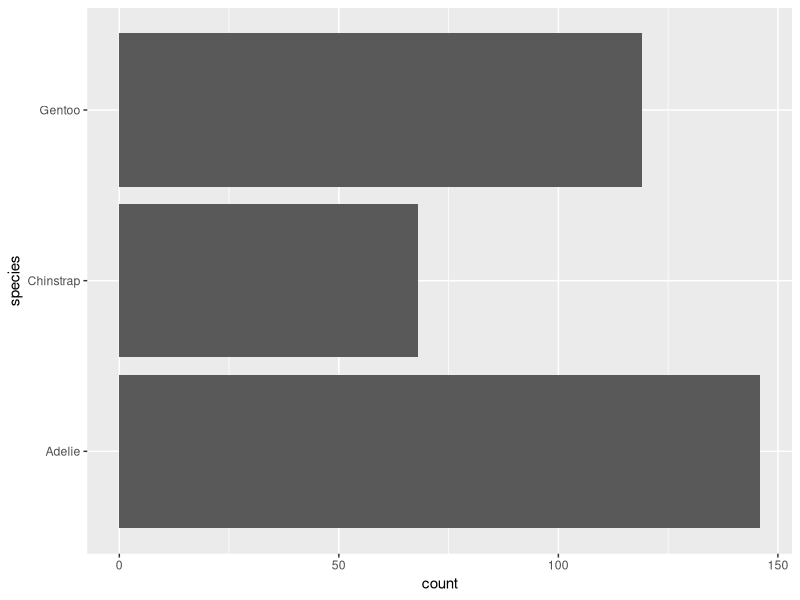
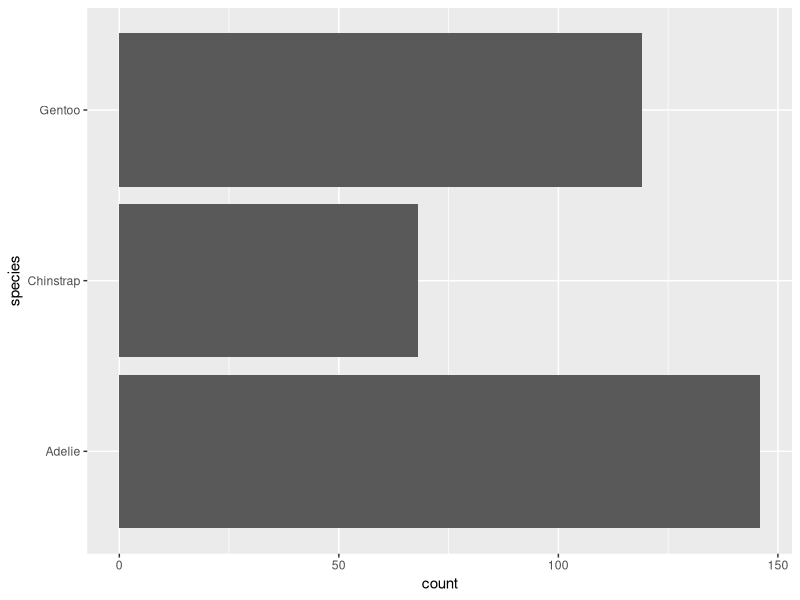
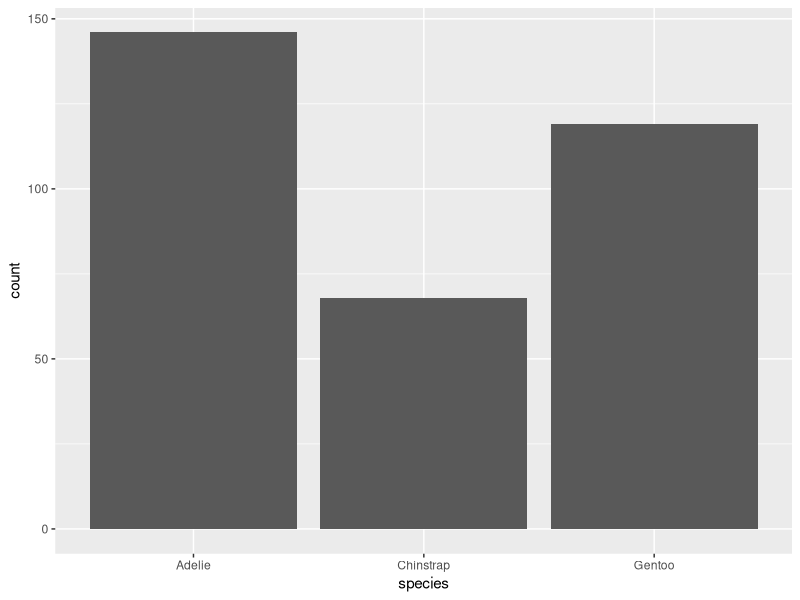
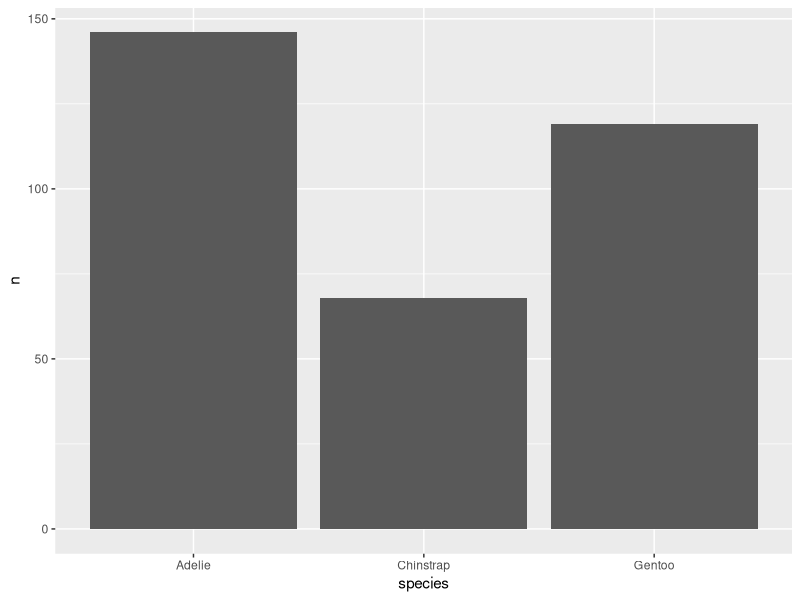
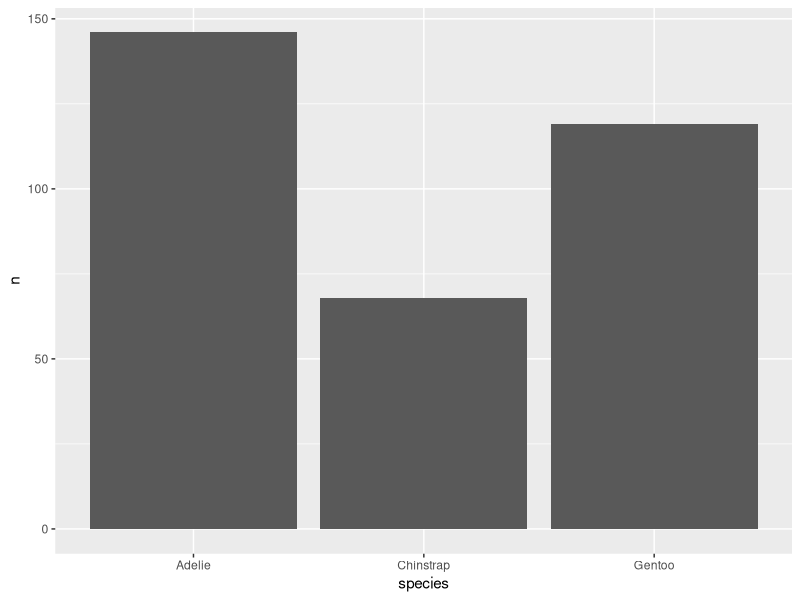
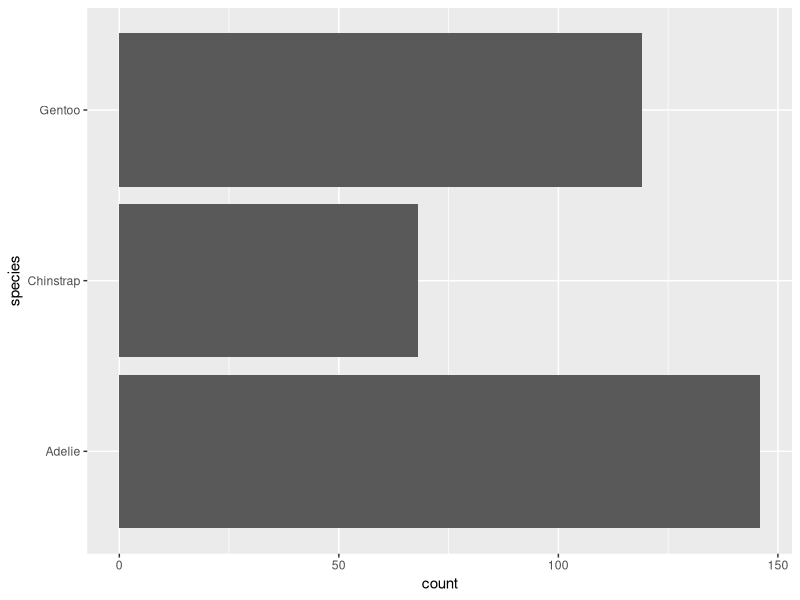
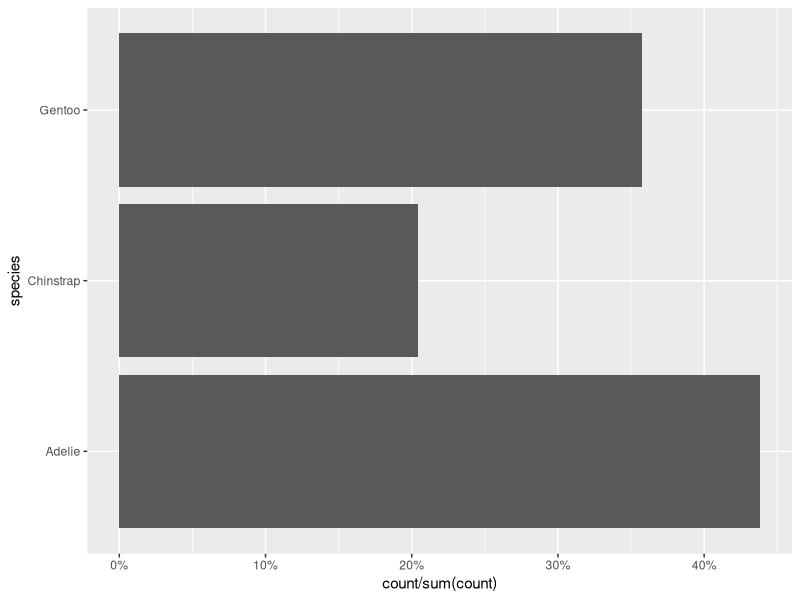
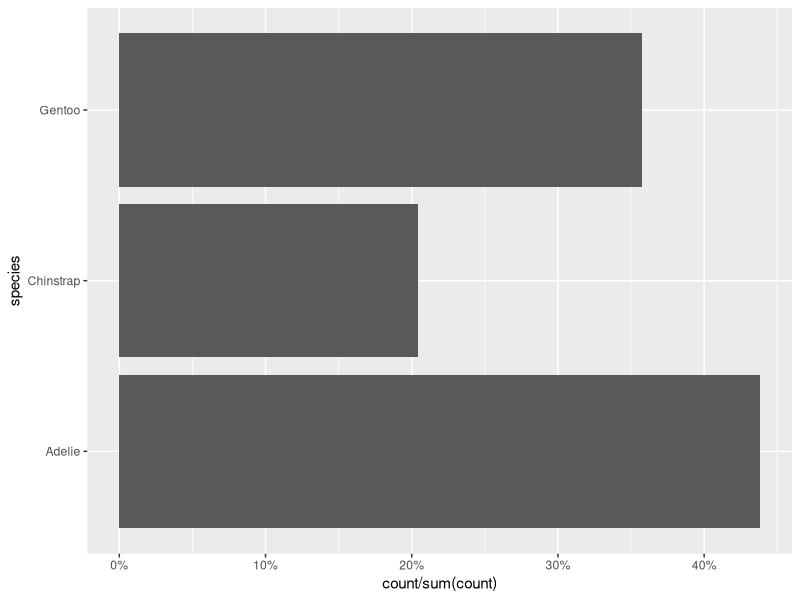

The R source for these figures, in order:
## ---- chunk 1
library(tidyverse)
library(palmerpenguins)

penguins <- penguins %>% 
  drop_na()
## ---- chunk 2
ggplot(penguins) +
  geom_bar(aes(y = species))

ggplot(penguins) +
  stat_count(aes(y = species))
## ---- chunk 3
ggplot(penguins, aes(x = species)) +
  geom_bar(stat = "count")

# stat_count acts on the mapped var like dplyr::count()
count(penguins, species)
## ---- chunk 4
penguins %>% 
  count(species) %>%
  ggplot(aes(x = species, y = n)) +
  geom_bar(stat = "identity")

penguins %>% 
  count(species) %>%
  ggplot(aes(x = species, y = n)) +
  geom_col()
## ---- chunk 5
penguins %>% 
  ggplot(aes(y = species)) +
  geom_bar(aes(x = stat(count)))


penguins %>% 
  ggplot(aes(y = species)) +
  geom_bar(aes(x = stat(count) / sum(stat(count)))) +
  scale_x_continuous(labels = scales::percent)


penguins %>% 
  ggplot(aes(y = species)) +
  geom_bar(aes(x = stat(count) / sum(count))) +
  scale_x_continuous(labels = scales::percent)
